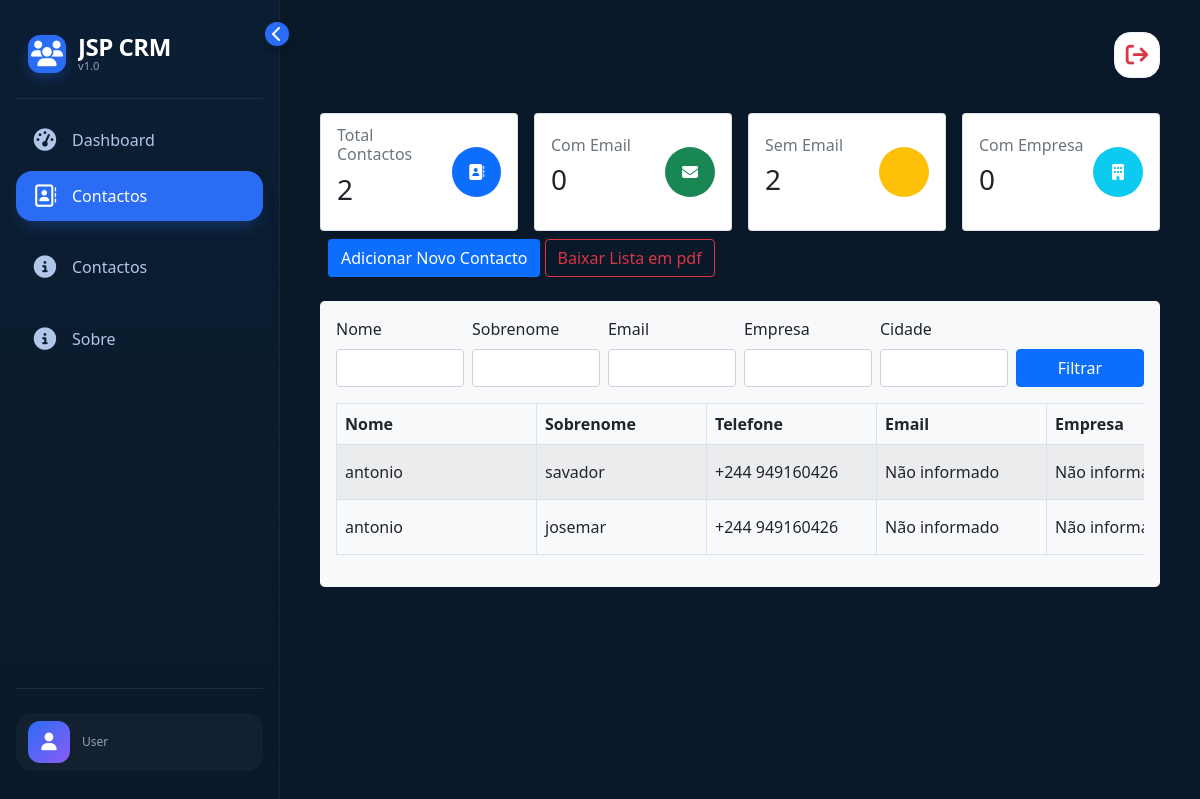
Page /pt/contacts/list/ on the earlier database version.
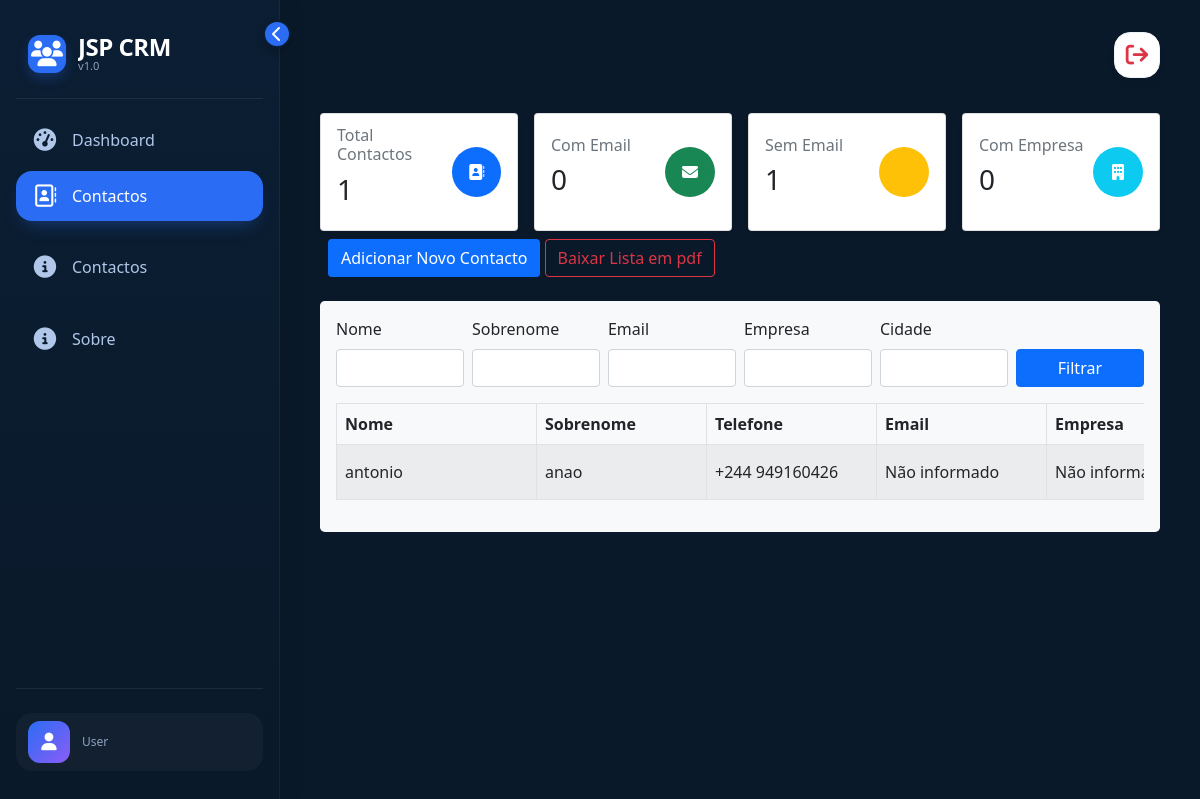
Same page on the later database version.
### contacts/models.py (models this page shows, shortened)
class Contact(models.Model):
    name = models.CharField(max_length=100)
    surname = models.CharField(max_length=100)
    phone = models.CharField(max_length=20)
    email = models.EmailField(max_length=100, null=True, blank=True)
    company = models.CharField(max_length=100, null=True, blank=True)
    job_title = models.CharField(max_length=100, null=True, blank=True)
    address = models.TextField(null=True, blank=True)
    city = models.CharField(max_length=100, null=True, blank=True)
    state = models.CharField(max_length=100, null=True, blank=True)
    country = models.CharField(max_length=100, null=True, blank=True)
    postal_code = models.CharField(max_length=100, null=True, blank=True)
    assigned_to = models.ForeignKey(
        User, on_delete=models.DO_NOTHING, related_name="cliente"
    )
    created_by = models.ForeignKey(
        User, on_delete=models.DO_NOTHING, related_name="clientes"
    )
    created_at = models.DateTimeField(auto_now_add=True)
    updated_at = models.DateTimeField(auto_now=True)

### contacts/views.py (the view)
# urls.py: path("list/", views.list_contacts, name="list"),
def list_contacts(request):
    contacts_qs = Contact.objects.all()
    contact_filter = ContactFilter(request.GET, queryset=contacts_qs)
    filtered_contacts = contact_filter.qs
    context = {
        "contactos": filtered_contacts,
        "filter": contact_filter,
        "contacts_count": filtered_contacts.count(),
        "contacts_with_email": filtered_contacts.filter(email__isnull=False)
        .exclude(email="")
        .count(),
        "contacts_without_email": filtered_contacts.filter(
            Q(email__isnull=True) | Q(email="")
        ).count(),
        "contacts_with_company": filtered_contacts.filter(company__isnull=False)
        .exclude(company="")
        .count(),
    }
    return render(request, "list_contacts.html", context)

### contacts/templates/list_contacts.html (shortened to what this page needs)
{% extends "base.html" %}
{% load i18n %}
{% block contact_page %}active{% endblock contact_page %}
{% block content %}
 <section>
    <div class="row g-3">
        <div class="col-12 col-md-6 col-lg-3">
            <div class="card shadow-sm h-100">
                <div class="card-body d-flex justify-content-between align-items-center">
                    <div>
                        <h6 class="card-subtitle text-muted">{% trans 'Total Contactos' %}</h6>
                        <h3 class="card-title mt-2">{{ contacts_count }}</h3>
                    </div>
                    <div class="bg-primary text-white rounded-circle d-flex justify-content-center align-items-center" style="width: 50px; height: 50px;">
                        <i class="fa-solid fa-address-book"></i>
                    </div>
                </div>
            </div>
        </div>
        <div class="col-12 col-md-6 col-lg-3">
            <div class="card shadow-sm h-100">
                <div class="card-body d-flex justify-content-between align-items-center">
                    <div>
                        <h6 class="card-subtitle text-muted">{% trans 'Com Email' %}</h6>
                        <h3 class="card-title mt-2">{{ contacts_with_email }}</h3>
                    </div>
                    <div class="bg-success text-white rounded-circle d-flex justify-content-center align-items-center" style="width: 50px; height: 50px;">
                        <i class="fa-solid fa-envelope"></i>
                    </div>
                </div>
            </div>
        </div>
        <div class="col-12 col-md-6 col-lg-3">
            <div class="card shadow-sm h-100">
                <div class="card-body d-flex justify-content-between align-items-center">
                    <div>
                        <h6 class="card-subtitle text-muted">{% trans 'Sem Email' %}</h6>
                        <h3 class="card-title mt-2">{{ contacts_without_email }}</h3>
                    </div>
                    <div class="bg-warning text-white rounded-circle d-flex justify-content-center align-items-center" style="width: 50px; height: 50px;">
                    </div>
                </div>
            </div>
        </div>
        <div class="col-12 col-md-6 col-lg-3">
            <div class="card shadow-sm h-100">
                <div class="card-body d-flex justify-content-between align-items-center">
                    <div>
                        <h6 class="card-subtitle text-muted">{% trans 'Com Empresa' %}</h6>
                        <h3 class="card-title mt-2">{{ contacts_with_company }}</h3>
                    </div>
                    <div class="bg-info text-white rounded-circle d-flex justify-content-center align-items-center" style="width: 50px; height: 50px;">
                        <i class="fa-solid fa-building"></i>
                    </div>
                </div>
            </div>
        </div>
    </div>
</section>
<div class="p-2">
    <a href="{% url 'contacts:add' %}" class="btn bg-primary text-white">{% trans 'Adicionar Novo Contacto' %}</a>
    <a href="{% url 'contacts:pdf' %}" class="btn btn-outline-danger" target="_blank">{% trans 'Baixar Lista em pdf' %}</a>
</div>
<section class='bg-light rounded-3 mt-3 p-3'>
    <form method="get" class="row g-2 mb-3">
        <div class="col-md-2">
            <label class="form-label">{{ filter.form.name.label }}</label>
            {{ filter.form.name }}
        </div>
        <div class="col-md-2">
            <label class="form-label">{{ filter.form.surname.label }}</label>
            {{ filter.form.surname }}
        </div>
        <div class="col-md-2">
            <label class="form-label">{{ filter.form.email.label }}</label>
            {{ filter.form.email }}
        </div>
        <div class="col-md-2">
            <label class="form-label">{{ filter.form.company.label }}</label>
            {{ filter.form.company }}
        </div>
        <div class="col-md-2">
            <label class="form-label">{{ filter.form.city.label }}</label>
            {{ filter.form.city }}
        </div>
        <div class="col-md-2 d-flex align-items-end">
            <button type="submit" class="btn btn-primary w-100">{% trans 'Filtrar' %}</button>
        </div>
    </form>
    <div class="table-responsive">
        <table class="table table-striped table-bordered align-middle contacts-table">
            <thead>
                <tr>
                    <th>{% trans 'Nome' %}</th>
                    <th>{% trans 'Sobrenome' %}</th>
                    <th>{% trans 'Telefone' %}</th>
                    <th>{% trans 'Email' %}</th>
                    <th>{% trans 'Empresa' %}</th>
                </tr>
            </thead>
            <tbody>
{% for contact in contactos %}
                    <tr>
                        <td>{{ contact.name }}</td>
                        <td>{{ contact.surname }}</td>
                        <td>{{ contact.phone }}</td>
                        <td>{{ contact.email|default_if_none:"Não informado"}}</td>
                        <td>{{ contact.company|default_if_none:"Não informado" }}</td>
                    </tr>
{% empty %}
                <tr>
                    <td colspan="15" class="text-center">{% trans 'Nenhum contacto encontrado.' %}</td>
                </tr>
{% endfor %}
            </tbody>
        </table>
    </div>
</section>
{% endblock content %}

### templates/base.html (shortened to what this page needs)
{% load static %}
{% load i18n %}
{% load crispy_forms_tags %}
<!doctype html>
<html lang="pt">
  <head>
    <link
      rel="stylesheet"
      href="{% static '/bootstrap/css/bootstrap.min.css' %}"
    />
    <link rel="stylesheet" href="{% static '/fontawesome/css/all.min.css' %}" />
    <link rel="stylesheet" href="{% static 'base/css/main.css' %}" />
  </head>
  <body>
    <aside class="dashboard-sidebar" id="dashboardSidebar">
      <div
        class="sidebar-toggle"
        id="sidebarToggle"
        data-bs-toggle="tooltip"
        data-bs-placement="right"
        title="Expandir/Recolher sidebar"
      >
        <i class="fas fa-chevron-left"></i>
      </div>
      <div class="sidebar-inner">
        <div class="sidebar-brand">
          <div class="brand-icon">
        <i class="fa-solid fa-users"></i>
          </div>
          <div class="brand-text-wrapper">
            <div class="brand-text">JSP CRM</div>
            <div class="brand-sub">v1.0</div>
          </div>
        </div>
        <ul class="nav-menu">
          <li class="nav-item-custom">
            <a
              href="{% url 'dashboard:home' %}"
              class="nav-link-custom {% block dasboard_page %}{% endblock dasboard_page %}"
              data-bs-toggle="tooltip"
              data-bs-placement="right"
              title="Visão geral e análises"
            >
              <i class="fas fa-gauge-high"></i>
              <span>Dashboard</span>
            </a>
          </li>
           <li class="nav-item-custom">
            <a
              href="{% url 'contacts:list' %}"
              class="nav-link-custom {% block contact_page %} {% endblock contact_page %}"
              data-bs-toggle="tooltip"
              data-bs-placement="right"
              title="{% trans 'Contactos' %}"
            >
              <i class="fa-regular fa-address-book"></i>
              <span>{% trans 'Contactos' %}</span>
            </a>
            <li class="nav-item-custom mt-3">
              <a
                href="{% url 'accounts:list' %}"
                class="nav-link-custom  {% block accounts_page %}{% endblock accounts_page %}"
                data-bs-toggle="tooltip"
                data-bs-placement="right"
                title="Sobre"
              >
               <i class="fa-solid fa-circle-info"></i>
                <span>{% trans 'Contactos' %}</span>
              </a>
            </li>
          </li>
          <li class="nav-item-custom mt-3">
            <a
              href="{% url 'dashboard:sobre' %}"
              class="nav-link-custom  {% block sobre_page %}{% endblock sobre_page %}"
              data-bs-toggle="tooltip"
              data-bs-placement="right"
              title="Sobre"
            >
             <i class="fa-solid fa-circle-info"></i>
              <span>Sobre</span>
            </a>
          </li>
        </ul>
        <div class="sidebar-footer">
          <div
            class="user-profile"
            data-bs-toggle="tooltip"
            data-bs-placement="right"
            title="{{user.username}}"
          >
            <div class="user-avatar"><i class="fa-solid fa-user"></i></div>
            <div class="user-info">
              <div class="user-role">User</div>
            </div>
          </div>
        </div>
      </div>
    </aside>
    <main class="main-wrapper" id="mainWrapper">
      <div class="dashboard-topbar">
        <div class="header-actions">
            <a
              class="icon-btn text-danger"
              data-bs-toggle="tooltip"
              data-bs-placement="bottom"
              title="Logout"
              href="{% url 'accounts:logout' %}"
              style="text-decoration: none;"
            >
              <i class="fa-solid fa-arrow-right-from-bracket" ></i>
            </a>
          </div>
        </div>
      {% block content %} {% endblock content %}
    </main>
  </body>
</html>

### templates/static/base/css/main.css (style rules this page uses)
* { margin: 0; padding: 0; box-sizing: border-box; }
body { background-color: #0a1929; overflow-x: hidden; }
a { text-decoration: none; }
.dashboard-sidebar { position: fixed; top: 0; left: 0; width: 280px; height: 100vh; background: linear-gradient(180deg, #0b1e33 0%, #0a1929 100%); box-shadow: 8px 0 20px rgba(0, 0, 0, 0.06); padding: 1.8rem 0; display: flex; flex-direction: column; transition: width 0.3s cubic-bezier(0.4, 0, 0.2, 1); z-index: 1040; border-right: 1px solid rgba(255, 255, 255, 0.05); }
.sidebar-inner { padding: 0 1rem; display: flex; flex-direction: column; height: 100%; overflow-y: auto; overflow-x: hidden; }
.sidebar-brand { display: flex; align-items: center; gap: 12px; padding: 0.25rem 0.75rem 1.5rem 0.75rem; margin-bottom: 1rem; border-bottom: 1px solid rgba(255, 255, 255, 0.08); position: relative; }
.brand-icon { background: #2a6df4; width: 38px; height: 38px; border-radius: 12px; display: flex; align-items: center; justify-content: center; box-shadow: 0 6px 12px rgba(42, 109, 244, 0.25); flex-shrink: 0; transition: all 0.3s; }
.brand-icon i { font-size: 1.6rem; color: white; }
.brand-text-wrapper { transition: opacity 0.2s, width 0.3s; overflow: hidden; white-space: nowrap; }
.brand-text { font-weight: 600; font-size: 1.5rem; letter-spacing: -0.02em; color: white; margin: 0; line-height: 1.2; }
.brand-sub { color: #8da2c0; font-size: 0.7rem; font-weight: 400; margin-top: -4px; }
.sidebar-toggle { position: absolute; right: -12px; top: 20px; width: 28px; height: 28px; background: #2a6df4; border: 2px solid #0b1e33; border-radius: 50%; display: flex; align-items: center; justify-content: center; color: white; cursor: pointer; transition: all 0.3s; z-index: 1050; box-shadow: 0 4px 8px rgba(0, 0, 0, 0.2); }
.sidebar-toggle i { font-size: 1rem; transition: transform 0.3s; }
.nav-menu { flex: 1; display: flex; flex-direction: column; gap: 6px; list-style: none; padding: 0; margin: 0; }
.nav-item-custom { list-style: none; }
.nav-link-custom { display: flex; align-items: center; gap: 14px; padding: 0.8rem 1rem; border-radius: 16px; color: #b0c7e9; font-weight: 500; text-decoration: none; transition: all 0.2s cubic-bezier(0.23, 1, 0.32, 1); position: relative; background: transparent; border: none; width: 100%; text-align: left; white-space: nowrap; overflow: hidden; }
.nav-link-custom i { font-size: 1.4rem; min-width: 26px; text-align: center; transition: all 0.2s; }
.nav-link-custom span { transition: opacity 0.2s; }
.nav-link-custom.active { background: #2a6df4; color: white; box-shadow: 0 10px 18px -8px rgba(42, 109, 244, 0.4); }
.nav-link-custom.active i { color: white; }
.sidebar-footer { margin-top: auto; padding-top: 1.5rem; border-top: 1px solid rgba(255, 255, 255, 0.08); }
.user-profile { display: flex; align-items: center; gap: 12px; padding: 0.5rem 0.75rem; border-radius: 16px; background: rgba(255, 255, 255, 0.03); cursor: pointer; transition: all 0.2s; }
.user-avatar { width: 42px; height: 42px; background: linear-gradient(135deg, #2a6df4, #8b5cf6); border-radius: 12px; display: flex; align-items: center; justify-content: center; color: white; font-weight: 600; font-size: 1.1rem; flex-shrink: 0; }
.user-info { transition: opacity 0.2s; overflow: hidden; }
.user-role { color: #8da2c0; font-size: 0.75rem; margin: 0; }
.main-wrapper { margin-left: 280px; padding: 2rem 2.5rem; min-height: 100vh; transition: margin-left 0.3s cubic-bezier(0.4, 0, 0.2, 1); }
.dashboard-topbar { display: flex; align-items: center; justify-content: space-between; margin-bottom: 2.2rem; flex-wrap: wrap; gap: 1rem; }
.header-actions { display: flex; align-items: center; gap: 1rem; }
.icon-btn { background: white; border: none; width: 46px; height: 46px; border-radius: 16px; display: flex; align-items: center; justify-content: center; box-shadow: 0 6px 12px rgba(0, 0, 0, 0.02); color: #3b4a62; font-size: 1.4rem; transition: all 0.2s; border: 1px solid #eef2f6; }

### contacts/templates/list_contacts.html (style rules this page uses)
.contacts-table th, .contacts-table td { min-width: 170px; white-space: nowrap; }
.contacts-table th:first-child, .contacts-table td:first-child { min-width: 200px; }

Differences in the rows shown:
removed Contact: name "antonio", surname "savador", phone "+244 949160426", email "Não informado", company "Não…"
removed Contact: name "antonio", surname "josemar", phone "+244 949160426", email "Não informado", company "Não…"
added Contact: name "antonio", surname "anao", phone "+244 949160426", email "Não informado", company "Não…"
Other differences:
{{ contacts_count }}: "2" → "1"
{{ contacts_without_email }}: "2" → "1"
